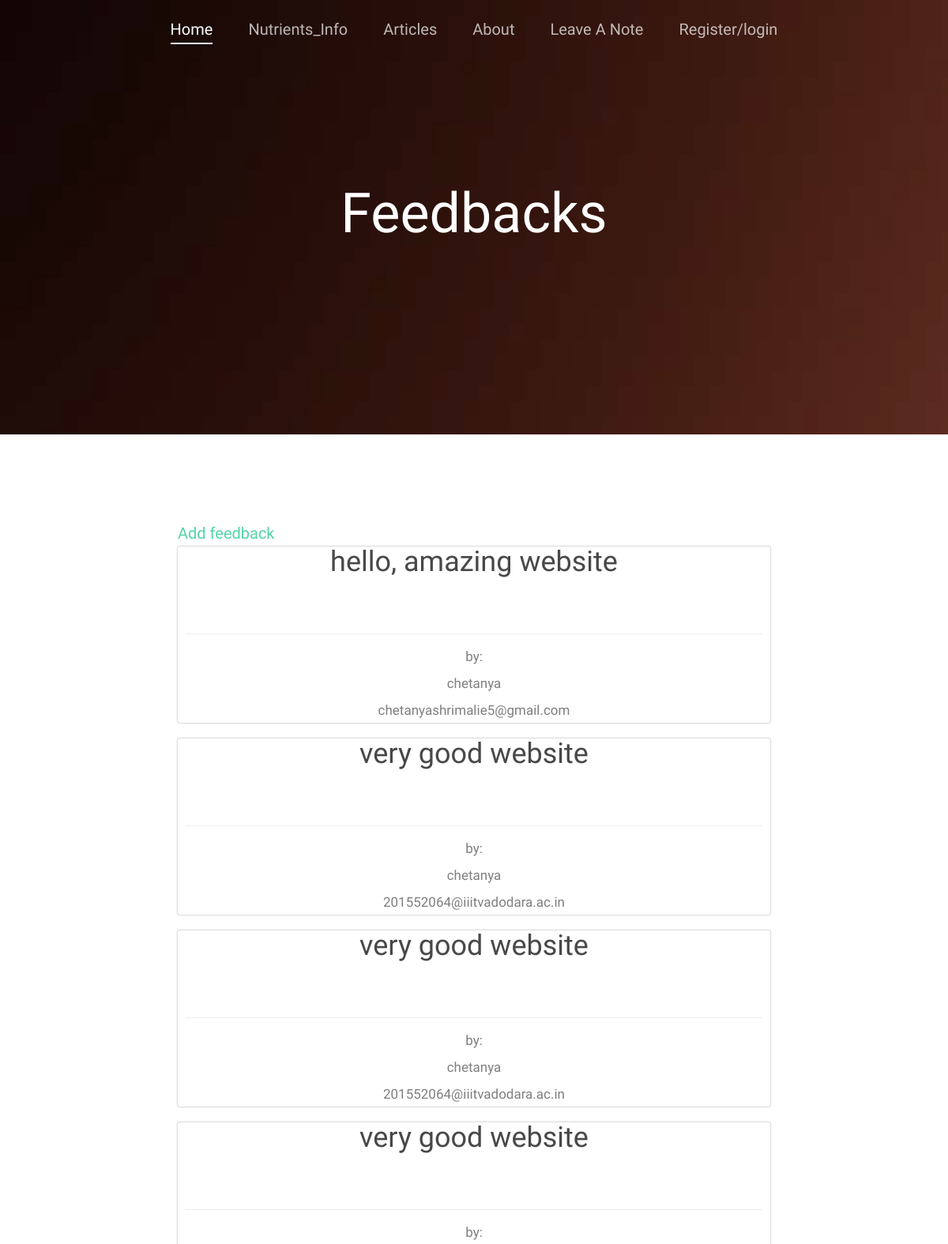
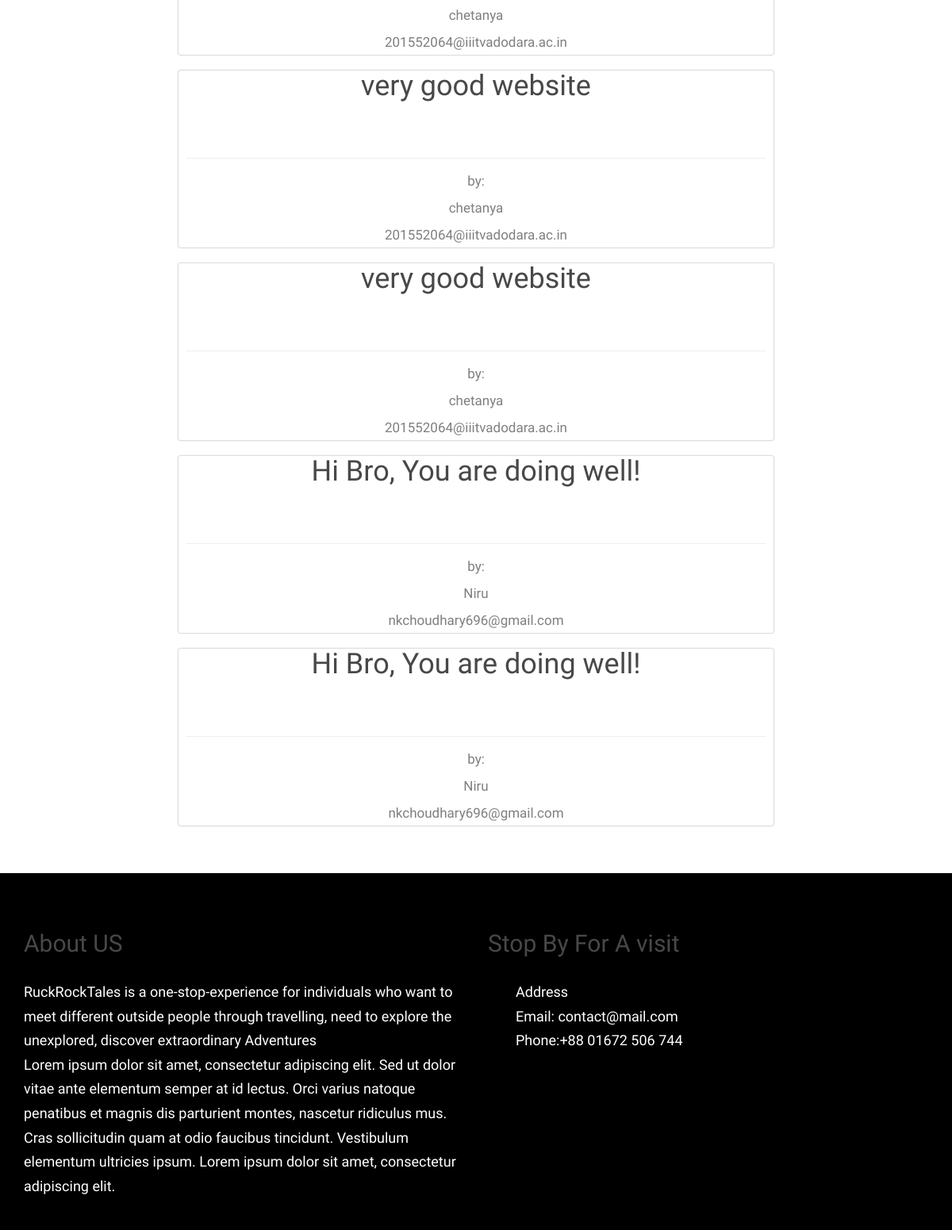
Page /contact/feedbacks/ on the committed database (2 pictures, top to bottom).
### drop_a_note/models.py (models this page shows, shortened)
class Note(models.Model):
    name = models.CharField(max_length=50)
    email = models.CharField(max_length=100)
    note = models.TextField()

### drop_a_note/views.py (the view)
def feedbacks(request):
    all_feedbacks = Note.objects.all()
    return render(request, 'feedbacks.html', {'all_feedbacks': all_feedbacks})

### drop_a_note/templates/feedbacks.html
{% extends 'base.html' %}
{% block body %}
  <div class="fh5co-hero"
       style="background-image: url(images/hero_2.jpg);"
       data-stellar-background-ratio="0.5">
    <div class="overlay"></div>
    <div class="container">
      <div class="row">
        <div
            class="col-md-8 col-md-offset-2 col-sm-12 col-sm-offset-0 col-xs-12 col-xs-offset-0 text-center fh5co-table">
          <div class="fh5co-intro fh5co-table-cell">
            <h1 class="text-center">Feedbacks</h1>
          </div>
        </div>
      </div>
    </div>
  </div>
  <div class="fh5co-section">
    <div class="container">
      <div class="row">
        <div class="col-md-2"></div>
        <div class="col-md-8">
          <br><br>
          <div class="float-right"><a href="{% url 'contact:contact' %}">Add
            feedback</a></div>
          {% for note in all_feedbacks %}
            <div class="fh5co-text article-box-home">
              <div class="text-center">
                <div class="feedback-content-home ">
                  <h1>{{ note.note }}</h1>
                </div>
                <hr>
              </div>
              <div class="">
                <small> by:</small>
                <br>
                <small>{{ note.name }}</small>
                <br>
                <small>{{ note.email }}</small>
              </div>
            </div>
          {% endfor %}
        </div>
        <div class="col-md-2"></div>
      </div>
    </div>
  </div>
{% endblock %}

### static/css/style.css (style rules this page uses)
body { font-family: "Work Sans", Arial, sans-serif; font-weight: 300; font-size: 20px; line-height: 1.7; color: #777777; color: #7f7f7f; background: #fff; height: 100%; position: relative; }
.article-box-home { border-radius: 2px; box-shadow: 0 0 2px; text-align: center; margin-bottom: 20px; }
.feedback-content-home { height: 100px; width: 100%; word-wrap: break-word; display: block; overflow-y: hidden; }
hr { margin: 10px; }
a { color: #52d3aa; -webkit-transition: 0.5s; -o-transition: 0.5s; transition: 0.5s; }
h1, h2, h3, h4, h5, h6 { color: rgba(72, 72, 72, 1); font-family: "Work Sans", Arial, sans-serif; font-weight: 300; margin: 0 0 30px 0; }
.fh5co-table, .fh5co-table-cell, .fh5co-hero, .fh5co-parallax { height: 550px; }
.fh5co-hero, .fh5co-parallax { background-color: #555; background-attachment: fixed; background-size: cover; position: relative; }
.fh5co-hero .overlay, .fh5co-parallax .overlay { position: absolute; top: 0; left: 0; right: 0; bottom: 0; background: black; opacity: .2; }
.fh5co-hero .fh5co-intro h1, .fh5co-parallax .fh5co-intro h1 { color: #fff; font-size: 70px; font-weight: 300; margin-bottom: 10px; }
.fh5co-table { display: table; }
.fh5co-table-cell { display: table-cell; vertical-align: middle; }
.fh5co-section { padding: 2em 0; }

### rows in the picture
Note: note "hello, amazing website", name "chetanya", email "chetanyashrimalie5@gmail.com"
Note: note "very good website", name "chetanya", email "201552064@iiitvadodara.ac.in"
Note: note "very good website", name "chetanya", email "201552064@iiitvadodara.ac.in"
Note: note "very good website", name "chetanya", email "201552064@iiitvadodara.ac.in"
Note: note "very good website", name "chetanya", email "201552064@iiitvadodara.ac.in"
Note: note "very good website", name "chetanya", email "201552064@iiitvadodara.ac.in"
Note: note "Hi Bro, You are doing well!", name "Niru", email "nkchoudhary696@gmail.com"
Note: note "Hi Bro, You are doing well!", name "Niru", email "nkchoudhary696@gmail.com"
